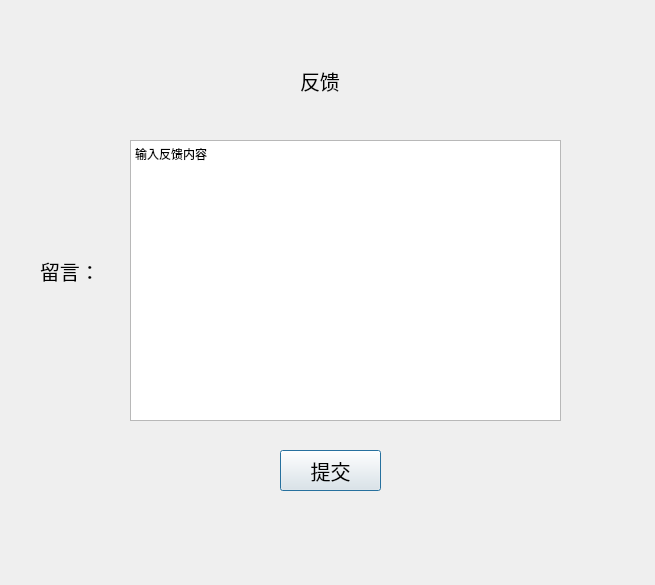
<?xml version="1.0" encoding="UTF-8"?>
<ui version="4.0">
 <class>Dialog</class>
 <widget class="QDialog" name="Dialog">
  <property name="geometry">
   <rect>
    <x>0</x>
    <y>0</y>
    <width>655</width>
    <height>585</height>
   </rect>
  </property>
  <property name="windowTitle">
   <string>Dialog</string>
  </property>
  <widget class="QLabel" name="feedbackLabel">
   <property name="geometry">
    <rect>
     <x>300</x>
     <y>60</y>
     <width>91</width>
     <height>41</height>
    </rect>
   </property>
   <property name="font">
    <font>
     <pointsize>15</pointsize>
    </font>
   </property>
   <property name="text">
    <string>反馈</string>
   </property>
  </widget>
  <widget class="QLabel" name="messageLabel">
   <property name="geometry">
    <rect>
     <x>40</x>
     <y>250</y>
     <width>71</width>
     <height>41</height>
    </rect>
   </property>
   <property name="font">
    <font>
     <pointsize>15</pointsize>
    </font>
   </property>
   <property name="text">
    <string>留言：</string>
   </property>
  </widget>
  <widget class="QTextEdit" name="messageTextEdit">
   <property name="geometry">
    <rect>
     <x>130</x>
     <y>140</y>
     <width>431</width>
     <height>281</height>
    </rect>
   </property>
   <property name="html">
    <string>&lt;!DOCTYPE HTML PUBLIC &quot;-//W3C//DTD HTML 4.0//EN&quot; &quot;http://www.w3.org/TR/REC-html40/strict.dtd&quot;&gt;
&lt;html&gt;&lt;head&gt;&lt;meta name=&quot;qrichtext&quot; content=&quot;1&quot; /&gt;&lt;style type=&quot;text/css&quot;&gt;
p, li { white-space: pre-wrap; }
&lt;/style&gt;&lt;/head&gt;&lt;body style=&quot; font-family:'SimSun'; font-size:9pt; font-weight:400; font-style:normal;&quot;&gt;
&lt;p style=&quot; margin-top:0px; margin-bottom:0px; margin-left:0px; margin-right:0px; -qt-block-indent:0; text-indent:0px;&quot;&gt;输入反馈内容&lt;/p&gt;&lt;/body&gt;&lt;/html&gt;</string>
   </property>
  </widget>
  <widget class="QPushButton" name="submitButton">
   <property name="geometry">
    <rect>
     <x>280</x>
     <y>450</y>
     <width>101</width>
     <height>41</height>
    </rect>
   </property>
   <property name="font">
    <font>
     <pointsize>15</pointsize>
    </font>
   </property>
   <property name="text">
    <string>提交</string>
   </property>
  </widget>
 </widget>
 <resources/>
 <connections/>
</ui>
